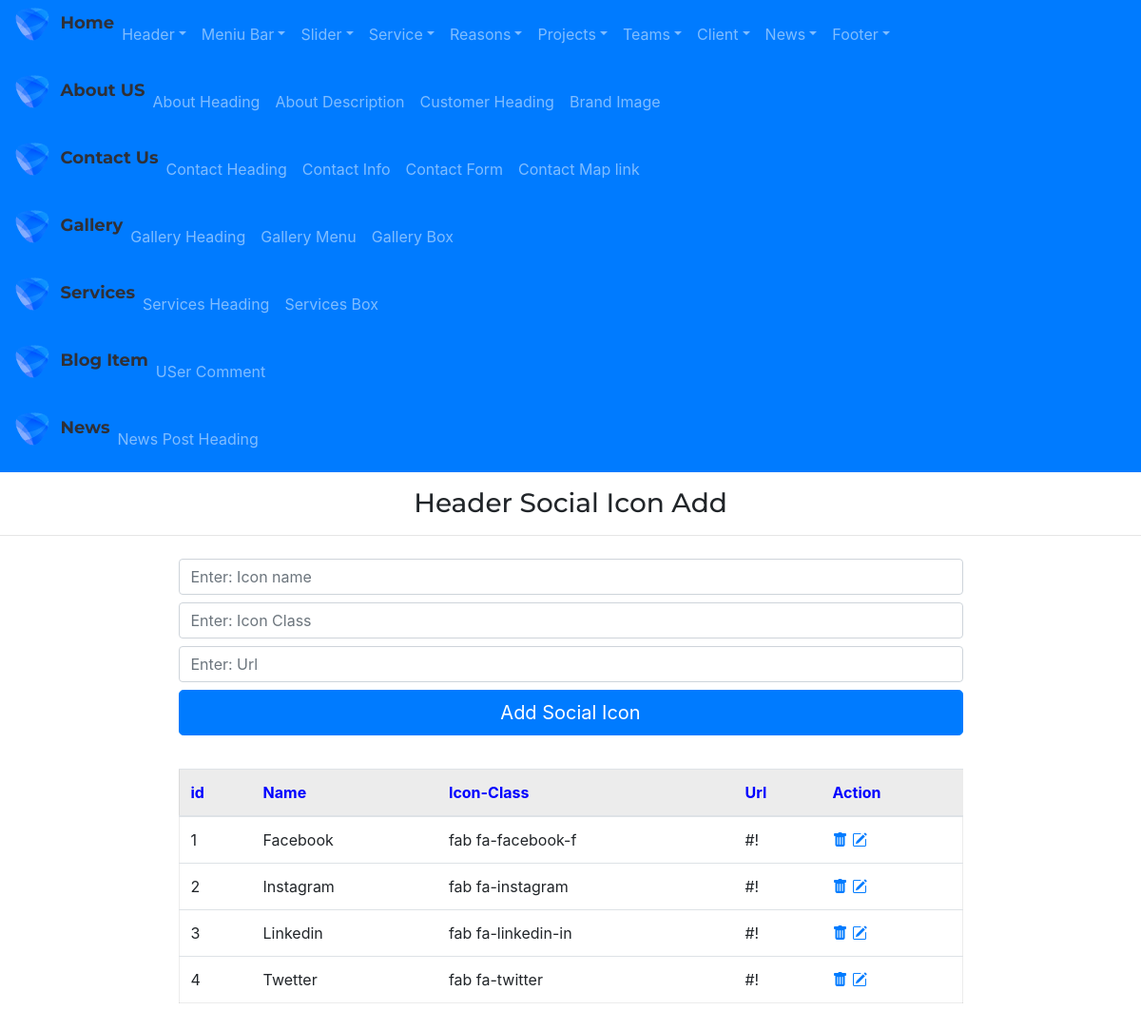
Page /admin/headerSocialIconAdd/ on the earlier database version.
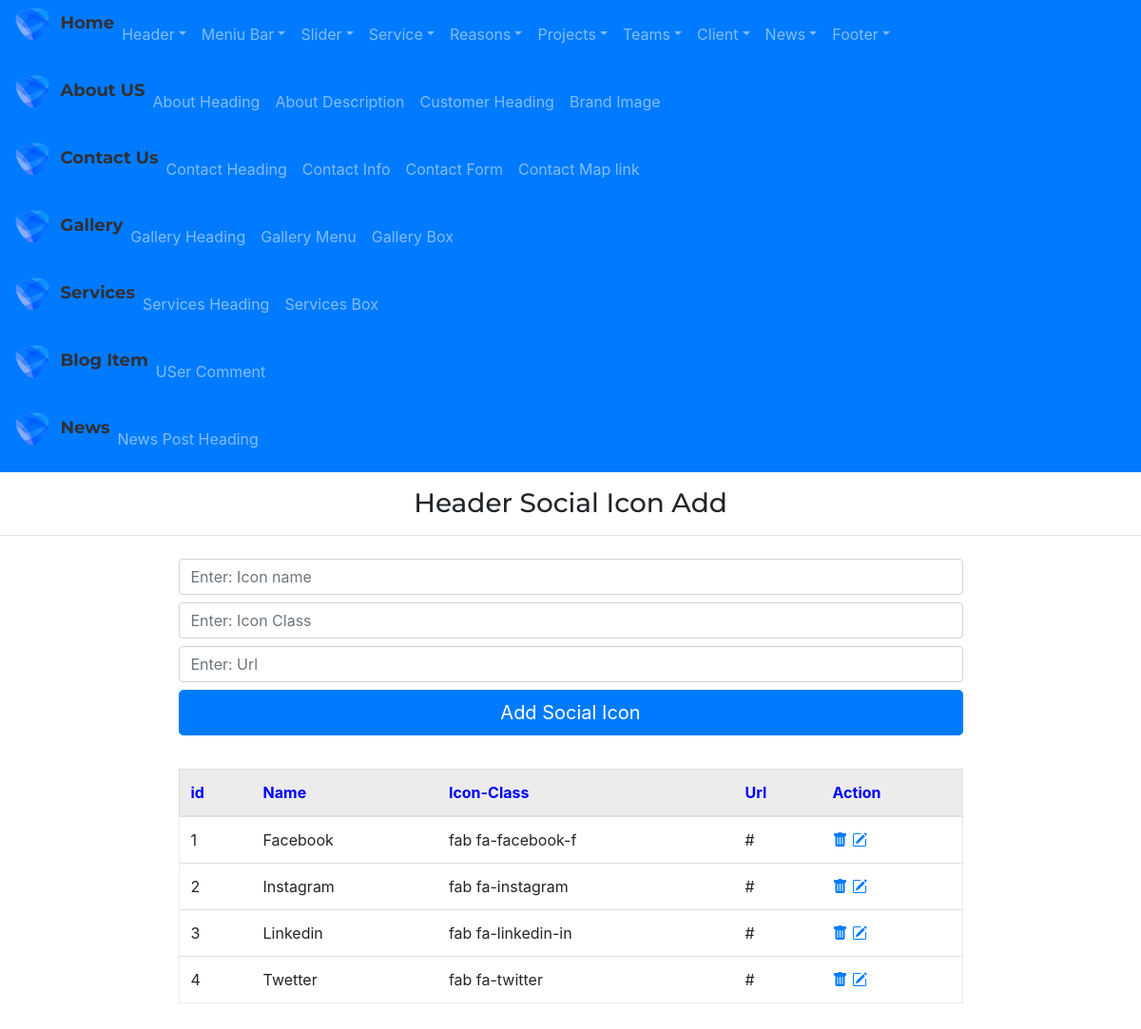
Same page on the later database version.
### app/models.py (models this page shows)
class HeaderSocialIcon(db.Model):
    id=db.Column(db.Integer,primary_key=True)
    hsi_name=db.Column(db.String(255))
    hsi_css_class=db.Column(db.String(255))
    hsi_url=db.Column(db.String(255))

### admin/routes.py (the view, shortened to what this page needs)
@app.route("/admin/headerSocialIconAdd/", methods=['GET','POST'])
def headerSocialIconAdd():
    form=HeaderSocialIconForm()
    headersocial_icons=HeaderSocialIcon.query.all()
    return render_template("admin/headerSocialIconAdd.html",form=form, headersocial_icons=headersocial_icons)

### admin/forms.py
class HeaderSocialIconForm(FlaskForm):
    hsi_name=StringField('hsi_name')
    hsi_css_class=StringField('hsi_css_class')
    hsi_url=StringField('hsi_url')
    submit=SubmitField()

### app/templates/admin/headerSocialIconAdd.html
{% extends "admin/base.html" %}
{% block content %}
<div class="adminright">
    <h3 class="my-3" style="text-align: center;">Header Social Icon Add</h3>
    <hr>
    <div class="container marg">
        <div class="row justify-content-center">
            <div class="col-9 ">
                <form action="{{url_for('headerSocialIconAdd')}}" method='POST'>
                    {{ form.hsi_name(class="form-control my-2",placeholder="Enter: Icon name")}}
                    {{ form.hsi_css_class(class="form-control my-2",placeholder="Enter: Icon Class")}}
                    {{ form.hsi_url(class="form-control my-2",placeholder="Enter: Url")}}
                    {{ form.submit(value='Add Social Icon',class='btn btn-primary btn-lg btn-block')}}
                </form>
            </div>
        </div>
    </div>
    <div class="container marg">
        <div class="row justify-content-center">
            <div class="col-9 ">
                <table class="table table-hover " style="margin:35px 0px; border:1px solid rgba(0,0,0,.075);">
                    <thead>
                        <tr style="background-color: rgba(0,0,0,.075); color:blue">
                            <th scope="col">id</th>
                            <th scope="col">Name</th>
                            <th scope="col">Icon-Class</th>
                            <th scope="col">Url</th>
                            <th scope="col">Action</th>
                        </tr>
                    </thead>
                    <tbody>
                        {% for headersocial_icon in headersocial_icons %}
                        <tr>
                            <td scope="row">{{headersocial_icon.id}}</td>
                            <td>{{headersocial_icon.hsi_name}}</td>
                            <td>{{headersocial_icon.hsi_css_class}}</td>
                            <td>{{headersocial_icon.hsi_url}}</td>
                            <td>
                                <a href="{{url_for('headerSocialIconDelete', id=headersocial_icon.id)}}"><i
                                        class="bi bi-trash-fill"></i></a>
                                <a href="{{url_for('headerSocialIconUpdate',id=headersocial_icon.id)}}"><i
                                        class="bi bi-pencil-square"></i></a>
                            </td>
                        </tr>
                        {% endfor %}
                    </tbody>
                </table>
            </div>
        </div>
    </div>
</div>
{% endblock %}

Differences in the rows shown:
changed HeaderSocialIcon "Facebook": hsi_url "#!" → "#"
changed HeaderSocialIcon "Instagram": hsi_url "#!" → "#"
changed HeaderSocialIcon "Linkedin": hsi_url "#!" → "#"
changed HeaderSocialIcon "Twetter": hsi_url "#!" → "#"
